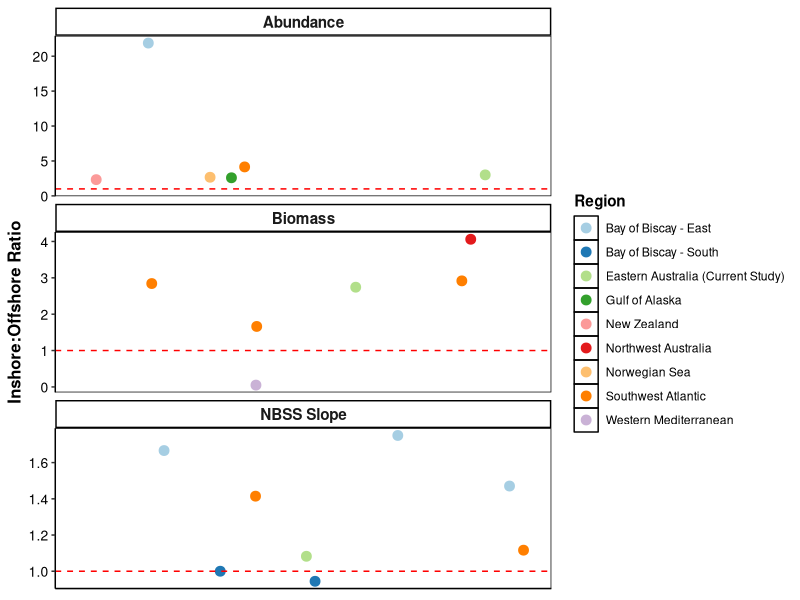
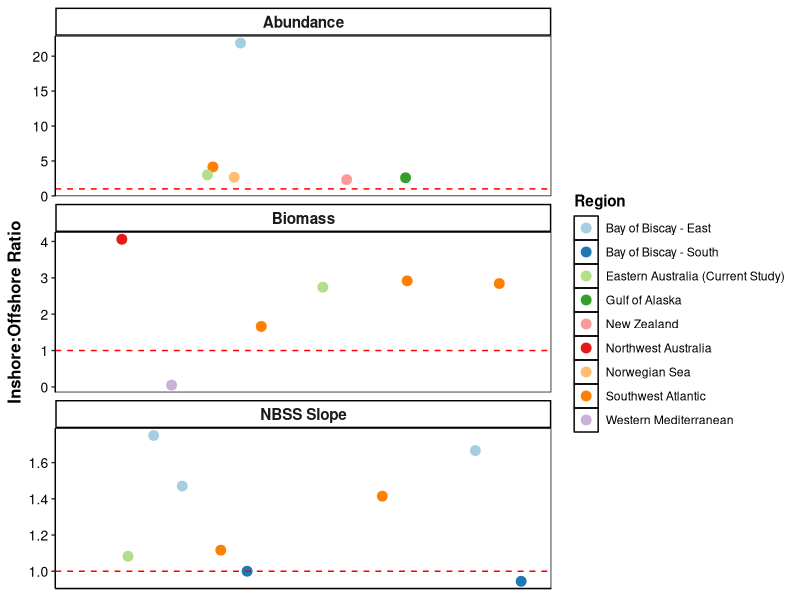

Generate these figures, in order, with R:
# Multi-study plots

library(tidyverse)

mydata <- read_csv("Data/Mulistudy plot data.csv")
head(mydata)
mydata$extra <- 1

# The palette:
cbPalette <- c('#a6cee3','#1f78b4','#b2df8a','#33a02c','#fb9a99','#e31a1c','#fdbf6f','#ff7f00','#cab2d6')
cbPalette2 <- c('#e41a1c','#377eb8','#4daf4a','#984ea3','#ff7f00','#ffff33','#a65628','#f781bf','#999999')


set.seed(1)

p1 <- ggplot(mydata, aes(y = Ratio, x = extra, col = Region)) + geom_jitter(size = 3, height = 0, width = 0.1) +
  facet_wrap(~Parameter, scales = "free_y", ncol = 1) + theme_classic() + geom_hline(yintercept = 1, col= "red", lty=2) +
  ylab("Inshore:Offshore Ratio") + scale_x_continuous(limits = c(0.9,1.1))+
  scale_color_manual(values=cbPalette) +
  theme(axis.title.x = element_blank(),
        axis.text.x = element_blank(),
        axis.ticks.x = element_blank(),
        axis.title.y = element_text(face = "bold", size = 12),
        axis.text.y = element_text(colour = "black", size = 10),
        strip.text = element_text(face = "bold", size = 11),
        legend.title = element_text(face = "bold", size = 11),
        panel.background = element_rect(fill = NA, color = "black"))
p1

ggsave("Plots/Multistudy plot.png", dpi = 600, height = 9, width = 12, units = "cm")
